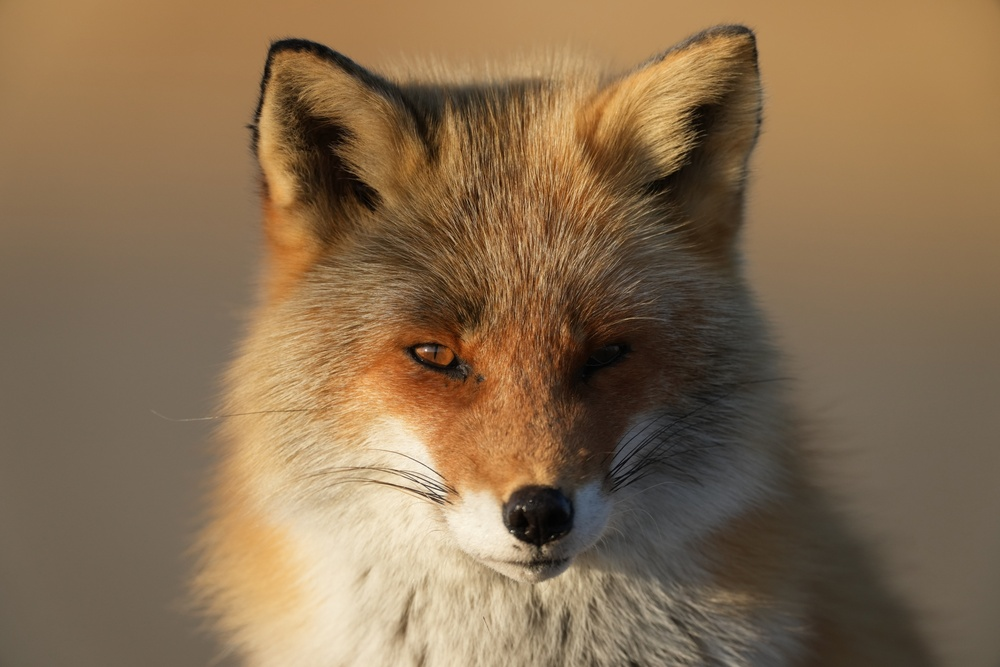
#> input picture week4/resources/fox.jpg, 1000 x 667 px, shrunk from 2048 x 1365 before the run, found by its file name
$ python q1.py
#> lines starting #> are read from the running program, lines starting #| are printed output that depends on the picture; after the words box and inside, x2 and y2 are one past the last pixel; in counts of white or black regions, pixels touching at a corner belong together
import cv2 as cv
img = cv.imread("C:\\Users\\ugcse.PG-CP.000\\Desktop\\210962062\\210962062_week4\\resources\\fox.jpg", cv.IMREAD_GRAYSCALE)
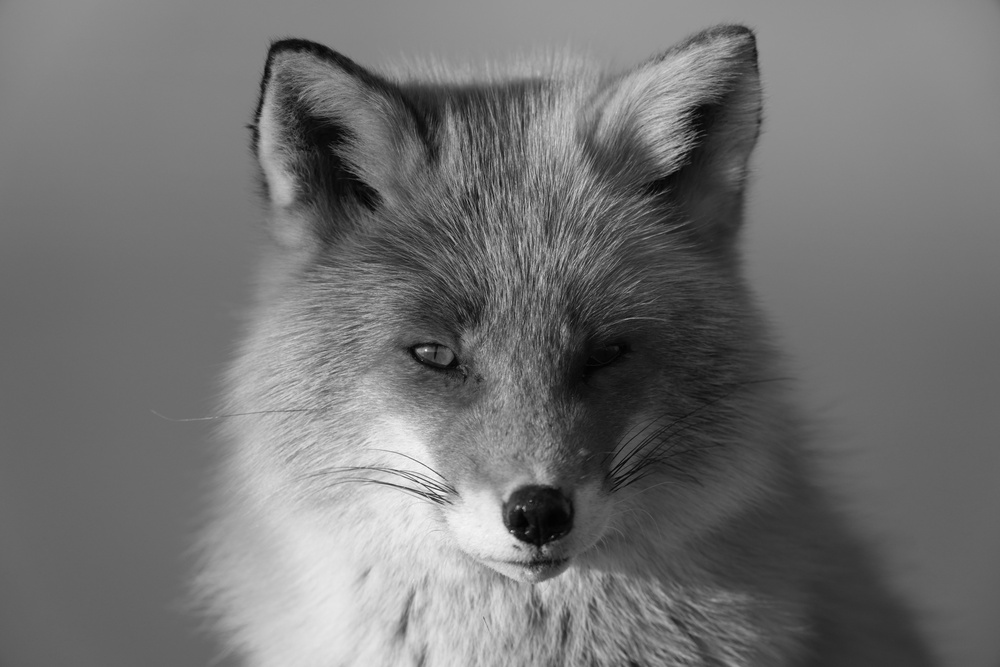
#> img: shape (667, 1000); min 1, max 251, mean 114
cv.imshow('fox', img)
#Simple Thresholding
threshold1, thres = cv.threshold(img, 100, 255, cv.THRESH_BINARY)
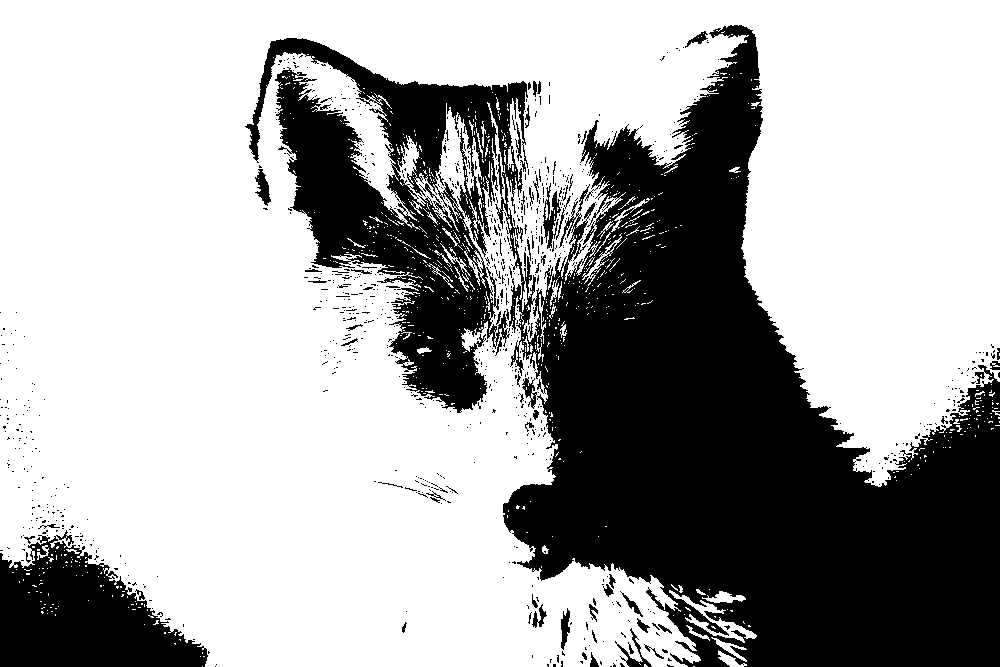
#> thres: shape (667, 1000); 66.3% white; 926 black regions (858 under 20 px), largest, box (x1, y1, x2, y2) and area: (245, 25, 1000, 667) 200928, (0, 530, 208, 667) 17128, (543, 183, 561, 249) 491
cv.imshow('Simple Thresholding Image', thres)
threshold2, thres_inv = cv.threshold(img, 100, 255, cv.THRESH_BINARY_INV)
cv.imshow('Simple Inverted Thresholding Image', thres_inv)
threshold3, thres_trunc = cv.threshold(img, 100, 255, cv.THRESH_TRUNC)
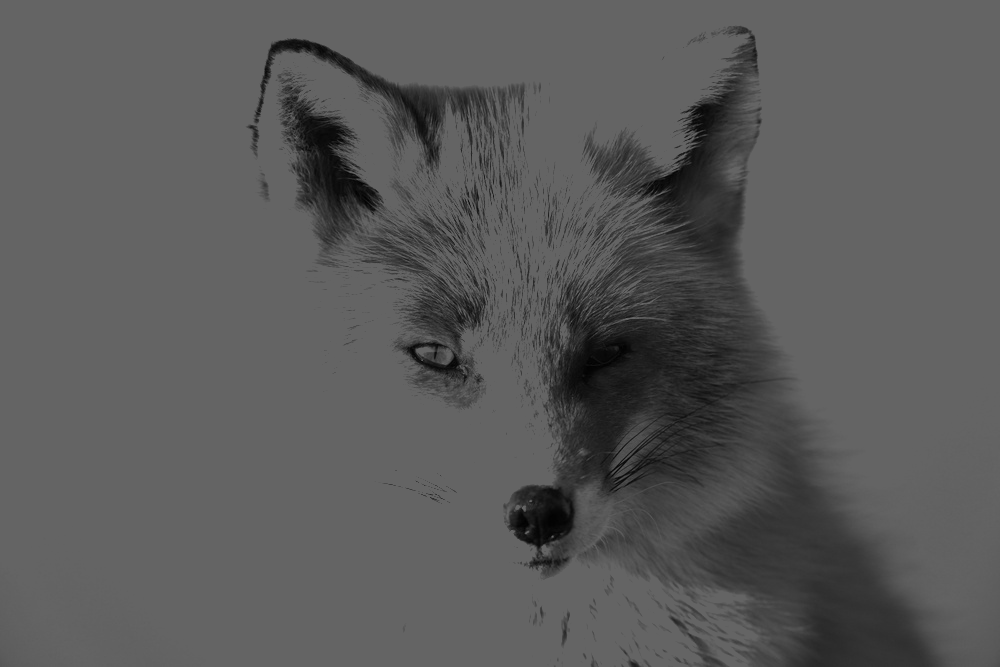
#> thres_trunc: shape (667, 1000); min 1, max 100, mean 89.5
cv.imshow('Truncated Thresholding', thres_trunc)
threshold4, thres_tozero = cv.threshold(img, 100, 255, cv.THRESH_TOZERO)
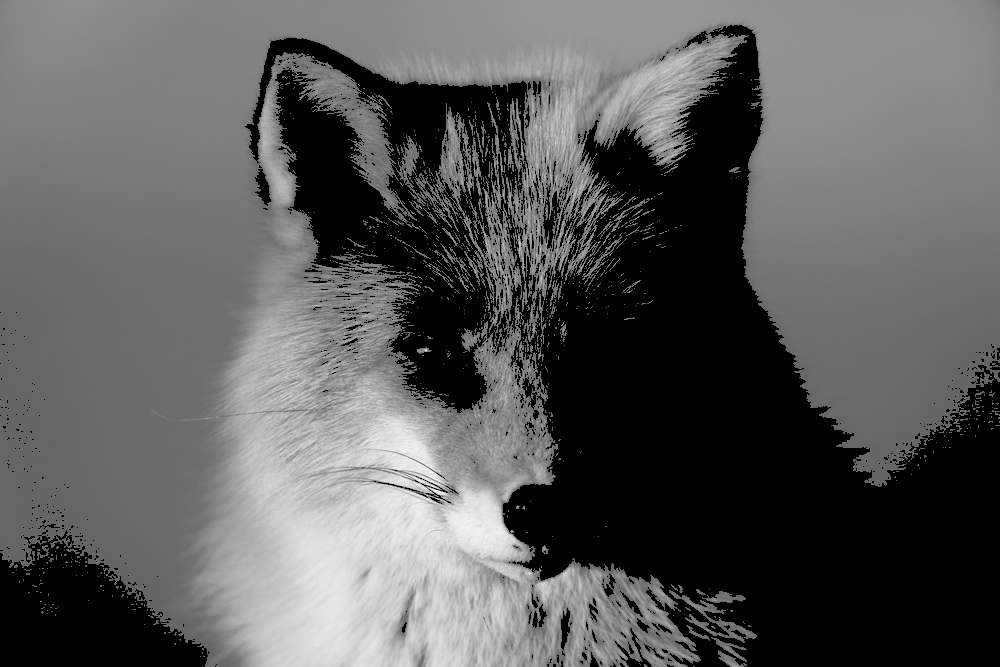
#> thres_tozero: shape (667, 1000); min 0, max 251, mean 90.8
cv.imshow('Tozero Thresholding', thres_tozero)
threshold5, thres_tozero_inv = cv.threshold(img, 100, 255, cv.THRESH_TOZERO_INV)
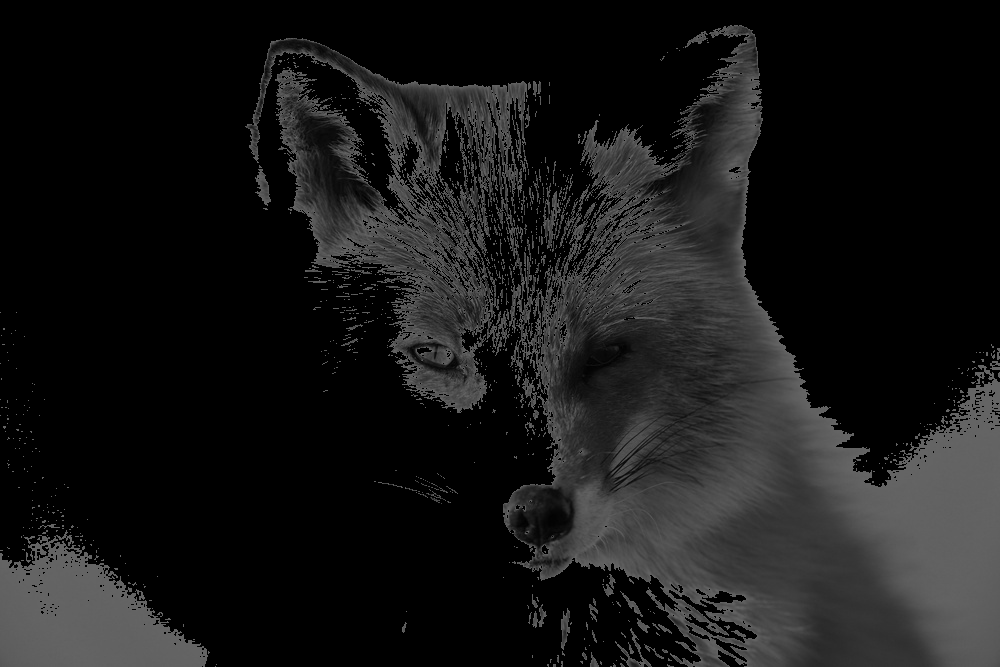
#> thres_tozero_inv: shape (667, 1000); min 0, max 100, mean 23.2
cv.imshow('Tozero inverted', thres_tozero_inv)
#Adaptive Thresholding
thres_adapting = cv.adaptiveThreshold(img, 255, cv.ADAPTIVE_THRESH_MEAN_C, cv.THRESH_BINARY, 11, 3)
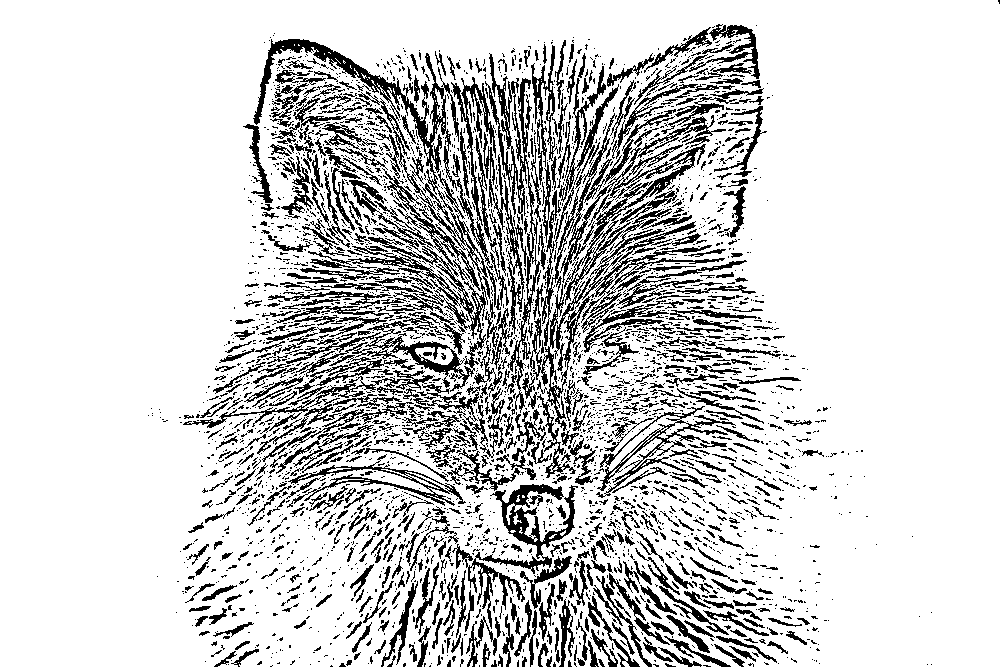
#> thres_adapting: shape (667, 1000); 82.4% white; black in thin lines or dots, all inside (x1, y1, x2, y2) = (148, 0, 1000, 667)
cv.imshow('Adaptive Thresholding', thres_adapting)
#Otsu Thresholding
threshold6, thres_otsu = cv.threshold(img, 0, 255, cv.THRESH_BINARY+cv.THRESH_OTSU)
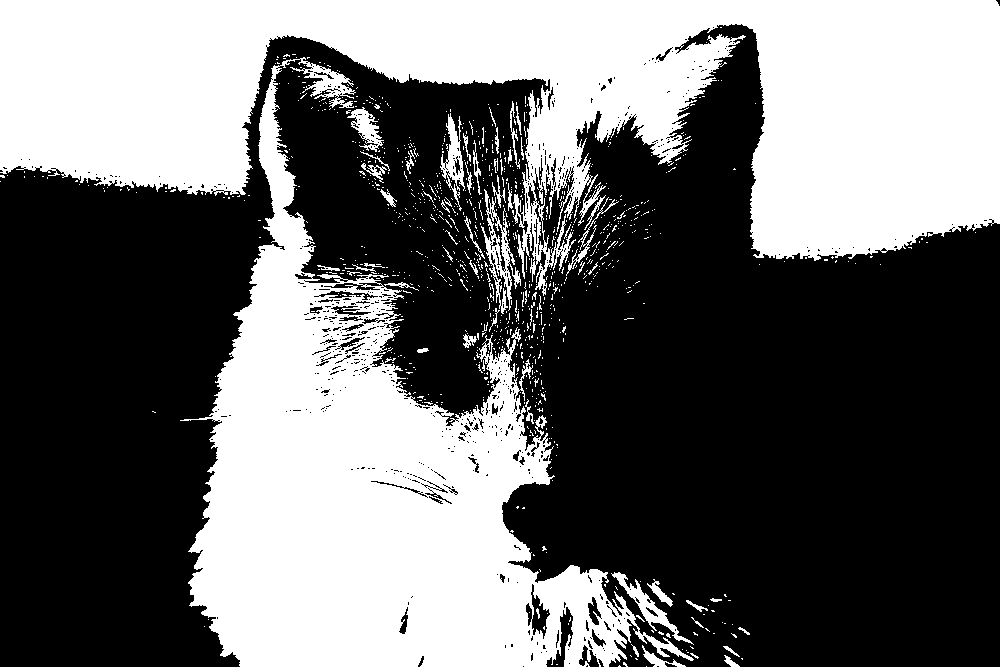
#> thres_otsu: shape (667, 1000); 42% white; 1016 white regions (954 under 20 px), largest, box (x1, y1, x2, y2) and area: (0, 0, 1000, 296) 154074, (180, 57, 694, 667) 115762, (481, 189, 521, 314) 1361
#> threshold6 = 119
cv.imshow('Otsu Thresholding', thres_otsu)
cv.waitKey(0)
